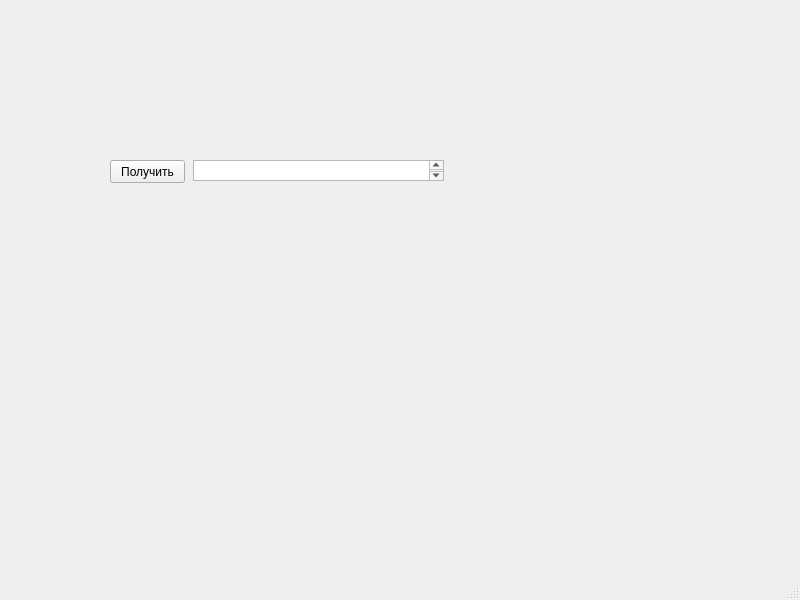
<?xml version="1.0" encoding="UTF-8"?>
<ui version="4.0">
 <class>MainWindow</class>
 <widget class="QMainWindow" name="MainWindow">
  <property name="geometry">
   <rect>
    <x>0</x>
    <y>0</y>
    <width>800</width>
    <height>600</height>
   </rect>
  </property>
  <property name="windowTitle">
   <string>MainWindow</string>
  </property>
  <widget class="QWidget" name="centralwidget">
   <widget class="QPushButton" name="button">
    <property name="geometry">
     <rect>
      <x>110</x>
      <y>160</y>
      <width>75</width>
      <height>23</height>
     </rect>
    </property>
    <property name="text">
     <string>Получить</string>
    </property>
   </widget>
   <widget class="QTextEdit" name="text_field">
    <property name="geometry">
     <rect>
      <x>193</x>
      <y>160</y>
      <width>251</width>
      <height>21</height>
     </rect>
    </property>
   </widget>
  </widget>
  <widget class="QMenuBar" name="menubar">
   <property name="geometry">
    <rect>
     <x>0</x>
     <y>0</y>
     <width>800</width>
     <height>23</height>
    </rect>
   </property>
  </widget>
  <widget class="QStatusBar" name="statusbar"/>
 </widget>
 <resources/>
 <connections/>
</ui>
